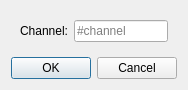
<?xml version="1.0" encoding="UTF-8"?>
<ui version="4.0">
 <class>JoinDialog</class>
 <widget class="QWidget" name="JoinDialog">
  <property name="geometry">
   <rect>
    <x>0</x>
    <y>0</y>
    <width>174</width>
    <height>85</height>
   </rect>
  </property>
  <property name="sizePolicy">
   <sizepolicy hsizetype="Fixed" vsizetype="Fixed">
    <horstretch>0</horstretch>
    <verstretch>0</verstretch>
   </sizepolicy>
  </property>
  <property name="windowTitle">
   <string>Form</string>
  </property>
  <layout class="QVBoxLayout" name="verticalLayout">
   <item>
    <widget class="QWidget" name="widget" native="true">
     <layout class="QHBoxLayout" name="horizontalLayout_2">
      <item>
       <widget class="QLabel" name="label">
        <property name="text">
         <string>Channel:</string>
        </property>
       </widget>
      </item>
      <item>
       <widget class="QLineEdit" name="lineEdit">
        <property name="placeholderText">
         <string>#channel</string>
        </property>
       </widget>
      </item>
     </layout>
    </widget>
   </item>
   <item>
    <widget class="QDialogButtonBox" name="buttonBox">
     <property name="standardButtons">
      <set>QDialogButtonBox::Cancel|QDialogButtonBox::Ok</set>
     </property>
    </widget>
   </item>
  </layout>
 </widget>
 <resources/>
 <connections/>
</ui>
